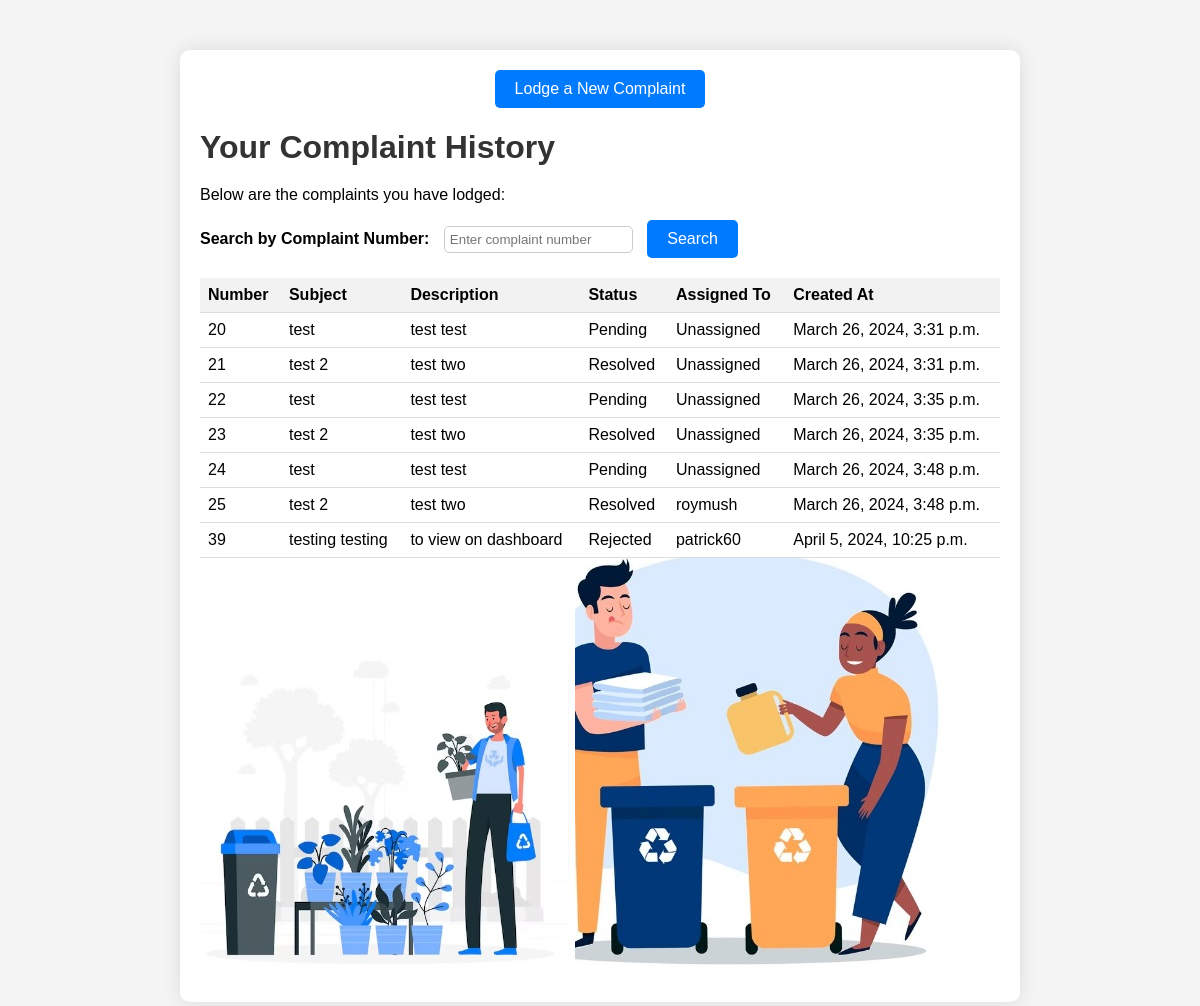
/complaint_history/ (signed in), run on an earlier commit of the app's database.
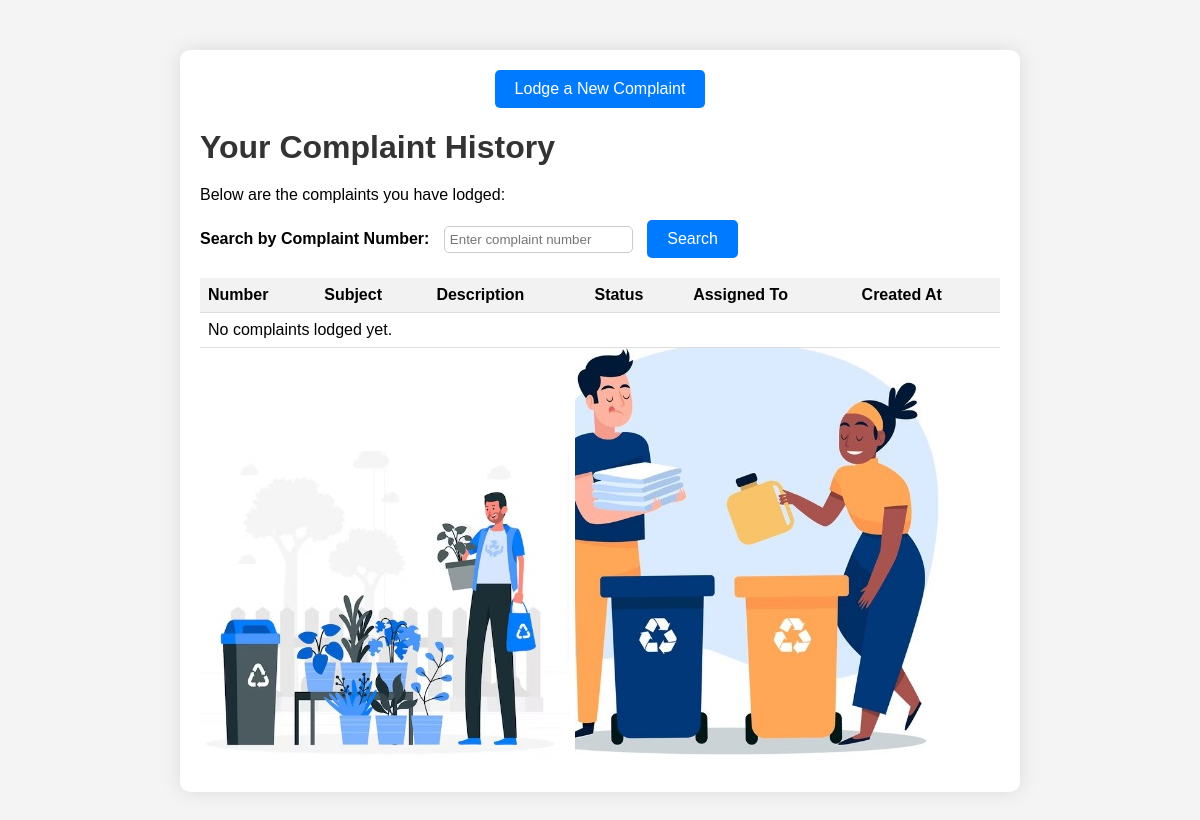
And on a later commit of the database.
### bincol_pro/models.py (models this page shows, shortened)
class Complaint(models.Model):
    STATUS_CHOICES = (
        ('Pending', 'Pending'),
        ('Resolved', 'Resolved'),
        ('Rejected', 'Rejected'),
        ('In Progress', 'In Progress'),
    )
    user = models.ForeignKey(User, on_delete=models.CASCADE)
    number = models.AutoField(primary_key=True)
    subject = models.CharField(max_length=100)
    description = models.TextField()
    status = models.CharField(max_length=20, choices=STATUS_CHOICES, default='Pending')
    assigned_to = models.ForeignKey(User, related_name='assigned_complaints', on_delete=models.SET_NULL, blank=True, null=True)
    created_at = models.DateTimeField(auto_now_add=True)

### bincol_pro/views.py (the view)
# urls.py: path('complaint_history/', views.complaint_history, name='complaint_history'),
def complaint_history(request):
    user_complaints = Complaint.objects.filter(user=request.user)
    return render(request, 'complaint_history.html', {'user_complaints': user_complaints})

### bincol_pro/templates/complaint_history.html (shortened to what this page needs)
<!DOCTYPE html>
<html lang="en">
<head>
</head>
<body>
    <div class="container">
        <div class="button-container">
            <button onclick="window.location.href='{% url 'lodge_complaint' %}'">Lodge a New Complaint</button>
        </div>
        <h1>Your Complaint History</h1>
        <p>Below are the complaints you have lodged:</p>
        <form method="GET">
            <label for="complaint_number">Search by Complaint Number:</label>
            <input type="text" id="complaint_number" name="complaint_number" placeholder="Enter complaint number">
            <button type="submit">Search</button>
        </form>
        <table>
            <thead>
                <tr>
                    <th>Number</th>
                    <th>Subject</th>
                    <th>Description</th>
                    <th>Status</th>
                    <th>Assigned To</th>
                    <th>Created At</th>
                </tr>
            </thead>
            <tbody>
                {% for complaint in user_complaints %}
                <tr>
                    <td>{{ complaint.number }}</td>
                    <td>{{ complaint.subject }}</td>
                    <td>{{ complaint.description }}</td>
                    <td>{{ complaint.status }}</td>
                    <td>
                        {% if complaint.assigned_to %}
                            {{ complaint.assigned_to.username }}
                        {% else %}
                            Unassigned
                        {% endif %}
                    </td>
                    <td>{{ complaint.created_at }}</td>
                </tr>
                {% empty %}
                <tr>
                    <td colspan="6">No complaints lodged yet.</td>
                </tr>
                {% endfor %}
            </tbody>
        </table>
        <div class="about-images">
            <img src="\static\lodge_hitory_2.jpg" alt="Complaints History">
            <img src="\static\lodge_hitory_1.jpg" alt="Complaints History 1">
        </div>
    </div>
</body>
</html>

What changed in the data, as far as the page shows it:
removed Complaint: number "20", subject "test", description "test test", status "Pending", shows "Unassigned", created_at "March 26, 2024, 3:31 p.m."
removed Complaint: number "21", subject "test 2", description "test two", status "Resolved", shows "Unassigned", created_at "March 26, 2024, 3:31 p.m."
removed Complaint: number "22", subject "test", description "test test", status "Pending", shows "Unassigned", created_at "March 26, 2024, 3:35 p.m."
removed Complaint: number "23", subject "test 2", description "test two", status "Resolved", shows "Unassigned", created_at "March 26, 2024, 3:35 p.m."
removed Complaint: number "24", subject "test", description "test test", status "Pending", shows "Unassigned", created_at "March 26, 2024, 3:48 p.m."
removed Complaint: number "25", subject "test 2", description "test two", status "Resolved", assigned_to.username "roymush", created_at "March 26, 2024, 3:48 p.m."
removed Complaint: number "39", subject "testing testing", description "to view on dashboard", status "Rejected", assigned_to.username "patrick60", created_at "April 5, 2024, 10:25 p.m."
Also different on the page:
text now shown: "No complaints lodged yet."
